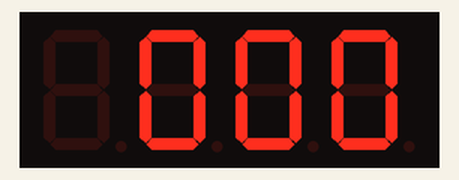
This sketch was run on a simulated ESP32. Shown: 4-digit seven-segment display.

Above: at 0.15 s.
At 1.86 s:
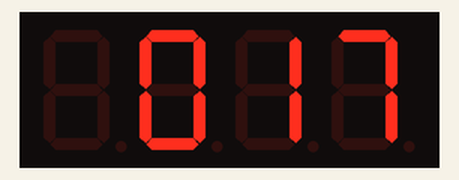
At 3.58 s:
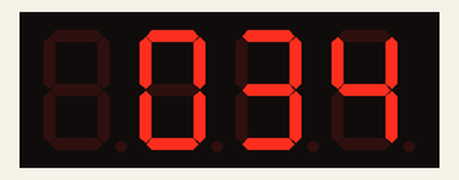
At 7.03 s:
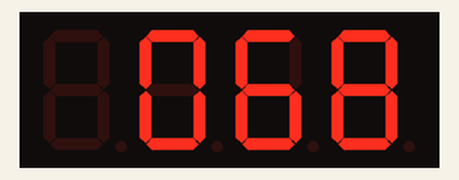
At 10.48 s:
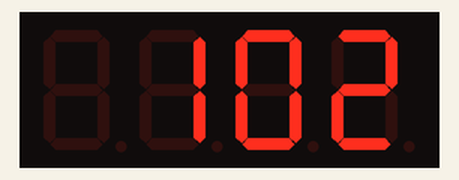
At 13.83 s:
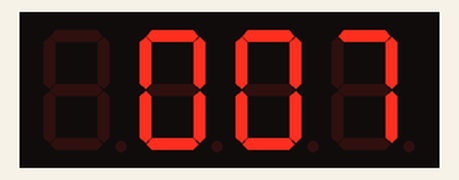

The sketch:

TestTM1637.ino
```cpp
#include <Arduino.h>
#include <TM1637Display.h>

// Module connection pins (Digital Pins)
constexpr int32_t k_disp_clk = 26;
constexpr int32_t k_disp_dio = 27;

constexpr int32_t k_interval = 100;

int32_t tick = 0;
int32_t value = 0;

TM1637Display display(k_disp_clk, k_disp_dio);

void setup() { display.setBrightness(2); }

void loop()
{
    int32_t current_time = millis();

    if (current_time - tick > k_interval)
    {
        display.showNumberDec(value, true, 3, 1);

        tick = current_time;
        value += 1;
        if (value > 127) value = 0;
    }
}
```

Measured:
- by itself, everything shown: repeats every 13.0 s, in 128 steps
